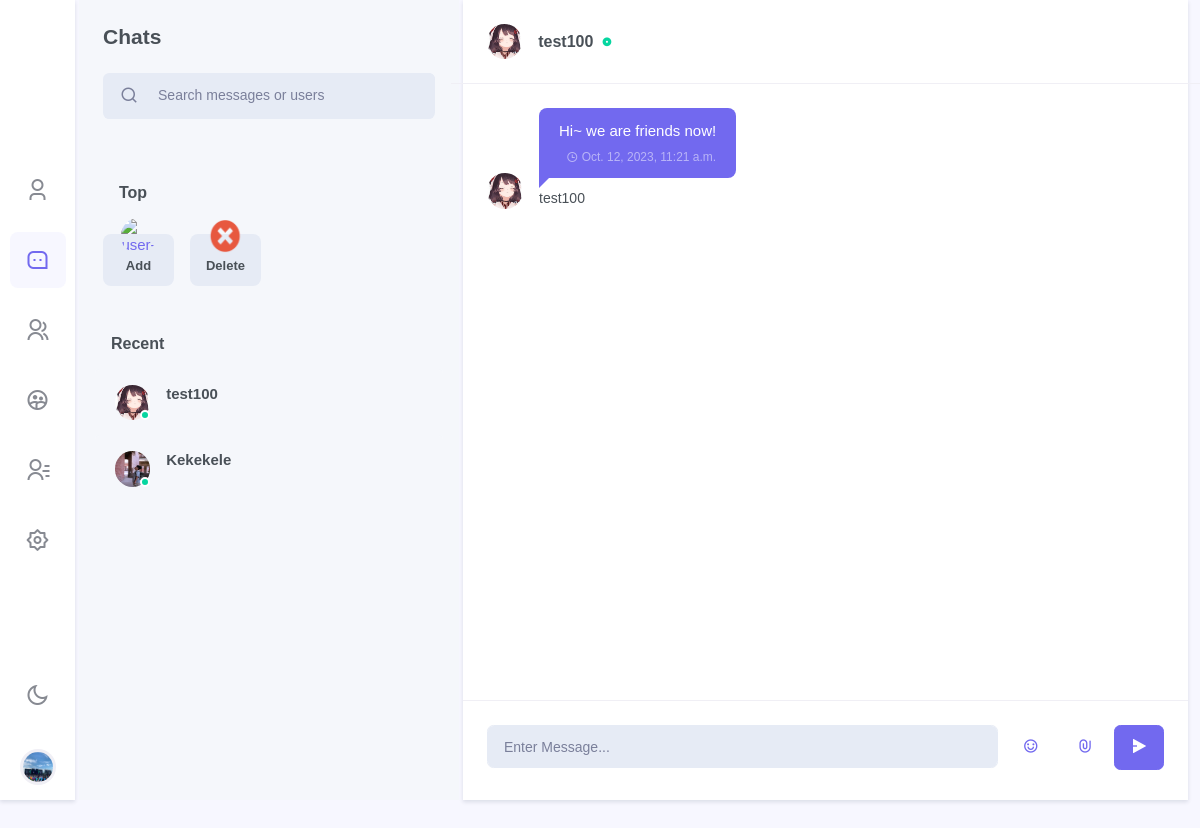
The page /chat/chat/test100/?dark=False (signed in) on the database its author committed.
### chat/models.py (models this page shows, shortened)
class Profile(models.Model):
    about_me = models.TextField(default='There is no Personal Signature here yet. You can add it through settings')
    image = models.ImageField(upload_to='profile_image', null=True, blank=True)
    user = models.OneToOneField(User, on_delete=models.CASCADE)
    location = models.CharField(max_length=50, default="Unkown")
    @property
    def image_url(self):
        if self.image == "":
            return "/media/static_default/{}.png".format(self.user_initial)
        else:
            return self.image.url

class FMMessage(models.Model):
    uid = models.UUIDField(default=uuid.uuid4, editable=False, unique=True)
    user = models.ForeignKey(to=get_user_model(), on_delete=models.CASCADE)
    belong_fm = models.ForeignKey(to=FriendRoom, on_delete=models.CASCADE)
    content = models.CharField(max_length=512)
    timestamp = models.DateTimeField(auto_now_add=True)
    attachment = models.FileField(upload_to=get_friend_files_path, null=True, blank=True)
    @property
    def image_url(self):
        profile = Profile.objects.get(user=self.user)
        return profile.image_url
    @property
    def attachment_name(self):
        if self.attachment.name == "" or self.attachment.name is None:
            return None
        return os.path.basename(self.attachment.name)

### users/models.py (models this page shows, shortened)
class User(AbstractUser):
    top_friends = models.ManyToManyField(settings.AUTH_USER_MODEL, blank=True, related_name='friends_set')
    friends = models.ManyToManyField(settings.AUTH_USER_MODEL, blank=True, related_name='top_friends_set')
    email = models.EmailField('email address', primary_key=True, unique=True)
    USERNAME_FIELD = 'email'
    REQUIRED_FIELDS = ["username"]
    @property
    def image_url(self):
        from chat.models import Profile
        return Profile.objects.get(user=self).image_url

### chat/views.py (the view, shortened to what this page needs)
# urls.py: path('chat/<str:friend_name>/', views.chatfriend, name='chatfriend'),
@login_required
def chatfriend(request: HttpRequest, friend_name, dark=False):
    if request.GET:
        dark = request.GET['dark']
        dark = False if dark == 'False' else True
    username = request.user.username
    friend = get_object_or_404(User, username=friend_name)
    user = get_object_or_404(User, username=username)
    wrong_message = ""
    try:
        friend_room = FriendRoom.objects.get(user_1=user, user_2=friend)
    except:
        friend_room = get_object_or_404(FriendRoom, user_2=user, user_1=friend)
    profile = get_object_or_404(Profile, user=user)
    friend_messages = FMMessage.objects.filter(belong_fm=friend_room)
    return render(
        request=request,
        template_name='chat/chatfriend.html',
        context={
            'profile': profile,
            'dark': dark,
            'light': not dark,
            'friends': user.friends.all(),
            "top_friends": user.top_friends.all(),
            "friend_room": friend_room,
            "friend":friend,
            "friend_profile": Profile.objects.get(user=friend),
            "friend_messages":friend_messages,
            "wrong_message": wrong_message,
            "new_friends": Friend_Request.objects.filter(to_user=user),
        }
    )

### templates/chat/chatfriend.html (shortened to what this page needs)
{% extends 'chat/base.html' %}
{% block side_menu %}
    {% include "chat/side_menus/side_menu_chat.html" %}
{% endblock %}
{% block leftsidebar %}
    {% include "chat/leftsidebar/leftsidebar_chat.html" %}
{% endblock %}
{% block chat_conversation %}
    {% include "chat/body/body_chatfriend.html" %}
{% endblock %}

### templates/chat/side_menus/side_menu_chat.html (shortened to what this page needs)
{% load static %}
<div class="side-menu flex-lg-column mr-lg-1">
<div class="sidebar_logo">
    <a href="" class="logo logo-dark">
    </a>
</div>
<div class="flex-lg-column my-auto">
    <ul class="nav nav-pills side-menu-nav justify-content-center" role="tablist">
        <li class="nav-item" data-toggle="tooltip" data-trigger="hover" data-placement="top" title="Profile">
            <a href="{% url 'chat:my' %}?{{'dark'}}={{dark}}" class="nav-link" id="pills-user-tab" role="tab">
            <i class="ri-user-3-line"></i>
        </a></li>
        <li class="nav-item" data-toggle="tooltip" data-trigger="hover" data-placement="top" title="Chats">
            <a href="{% url 'chat:chat'%}?{{'dark'}}={{dark}}" class="nav-link active" id="pills-chat-tab" role="tab">
            <i class="ri-message-3-line"></i>
        </a></li>
        <li class="nav-item" data-toggle="tooltip" data-trigger="hover" data-placement="top" title="Groups">
            <a href="{% url 'chat:groups'%}?{{'dark'}}={{dark}}" class="nav-link" id="pills-groups-tab" role="tab">
            <i class="ri-group-line"></i>
        </a></li>
        <li class="nav-item" data-toggle="tooltip" data-trigger="hover" data-placement="top" title="Chatroom">
            <a href="{% url 'chat:chatroom'%}?{{'dark'}}={{dark}}" class="nav-link" id="pills-chatroom-tab" role="tab">
            <i class="ri-group-2-line"></i>
        </a></li>
        <li class="nav-item" data-toggle="tooltip" data-trigger="hover" data-placement="top" title="Contacts">
            <a href="{% url 'chat:contracts'%}?{{'dark'}}={{dark}}" class="nav-link" id="pills-contacts-tab" role="tab">
            <i class="ri-contacts-line"></i>
        </a></li>
        <li class="nav-item" data-toggle="tooltip" data-trigger="hover" data-placement="top" title="Settings">
            <a href="{% url 'chat:settings'%}?{{'dark'}}={{dark}}" class="nav-link" id="pills-setting-tab"  role="tab">
            <i class="ri-settings-2-line"></i>
        </a></li>
    </ul>
</div>
<div class="flex-lg-column d-none d-lg-block">
    <ul class="nav side-menu-nav justify-content-center">
        <li class="nav-item">
            <a class="nav-link" id="light-dark" href="{% url 'chat:chat'%}?{{'dark'}}={{light}}" data-toggle="tooltip" data-trigger="hover" data-placement="right" title="Dark / Light Mode">
                <i class="ri-sun-line theme-mode-icon"></i>
            </a>
        </li>
        <li class="nav-item btn-group dropup profile-user-dropdown">
            <a class="nav-link dropdown-toggle normal_container" href="#" role="button" data-toggle="dropdown" aria-haspopup="true" aria-expanded="false">
                <img src="{{ profile.image_url }}"  alt="" class="profile-user rounded-circle">
            </a>
        </li>
    </ul>
</div>
</div>

### templates/chat/leftsidebar/leftsidebar_chat.html (shortened to what this page needs)
{% load static %}
<div>
    <div class="p-4">
        <h4 class="mb-4">Chats</h4>
        <div class="search-box chat-search-box">
            <div class="input-group mb-3 bg-light  input-group-lg rounded-lg">
                <div class="input-group-prepend">
                    <button class="btn btn-link text-muted pr-1 text-decoration-none" type="button">
                        <i class="ri-search-line search-icon font-size-18"></i>
                    </button>
                </div>
                <input type="text" class="form-control bg-light" placeholder="Search messages or users">
            </div>
        </div>
    </div>
    <div class="p-4" dir="ltr">
        <h5 class="mb-3 px-3 font-size-16">Top</h5>
        <div class="owl-carousel owl-theme" id="user-status-carousel">
            <div class="item">
                <a href="#" class="user-status-box" data-toggle="modal" data-target="#addtop-exampleModal">
                    <div class="avatar-xs mx-auto d-block chat-user-img online align-self-center mr-3">
                        <img src="{% static "images/chat/add.png" %}" alt="user-img" class="img-fluid rounded-circle avatar-xs">
                    </div>
                    <h5 class="font-size-13 text-truncate mt-3 mb-1">Add</h5>
                </a>
            </div>
            <div class="item">
                <a href="#" class="user-status-box" data-toggle="modal" data-target="#deletetop-exampleModal">
                    <div class="avatar-xs mx-auto d-block chat-user-img online align-self-center mr-3">
                        <img src="{% static "images/chat/delete.png" %}" alt="user-img" class="img-fluid rounded-circle avatar-xs">
                    </div>
                    <h5 class="font-size-13 text-truncate mt-3 mb-1">Delete</h5>
                </a>
            </div>
        </div>
    </div>
    <div class="px-3 pb-3 mt-4" >
        <h5 class="mb-3 px-3 font-size-16">Recent</h5>
        <div class="chat-message-list" data-simplebar="">
            <ul class="list-unstyled chat-list chat-user-list">
                {% for friend in friends %}
                    <li><a href="{% url 'chat:chatfriend' friend_name=friend.username %}?{{'dark'}}={{dark}}">
                        <div class="media">
                            <div class="chat-user-img online align-self-center mr-3">
                                <img src="{{friend.image_url}}" class="rounded-circle avatar-xs" alt="">
                                <span class="user-status"></span>
                            </div>
                            <div class="media-body overflow-hidden">
                                <h5 class="text-truncate font-size-15 mb-1">{{friend.username}}</h5>
                            </div>
                        </div>
                    </a></li>
                {% endfor %}
            </ul>
        </div>
    </div>
</div>

### templates/chat/body/body_chatfriend.html (shortened to what this page needs)
<div class="w-100">
    <div class="p-3 p-lg-4 border-bottom row align-items-center">
        <div class="col-sm-4 col-8">
            <div class="media align-items-center">
                <div class="mr-3">
                    <img src="{{friend_profile.image_url}}" class="rounded-circle avatar-xs" alt="">
                </div>
                <div class="media-body overflow-hidden">
                    <h5 class="font-size-16 mb-0 text-truncate">
                        <a href="#" class="text-reset user-profile-show" id="cur_room_name">
                            {{friend.username}}
                        </a>
                        <i class="ri-record-circle-fill font-size-10 text-success d-inline-block ml-1"></i>
                    </h5>
                </div>
            </div>
        </div>
    </div>
    <div class="chat-conversation p-3 p-lg-4" id="chatLog-container" style="overflow: auto;">
        <ul class="list-unstyled mb-0"i id="chatLog">
            {% for rm in friend_messages %}
                {% if rm.user.username != profile.user.username %}
                <li><div class="conversation-list" style="max-width: 50%;">
                    <div class="chat-avatar"><img src={{rm.image_url}} alt=""></div>
                    <div class="user-chat-content" style="max-width: 100%;">
                        <div class="ctext-wrap">
                            <div class="ctext-wrap-content" style="max-width: 100%;">
                                <p class="mb-0" style="word-break:break-all;">{{rm.content}}</p>
                                <p class="chat-time mb-0"><i class="ri-time-line align-middle"></i> <span class="align-middle">{{rm.timestamp}}</span></p>
                            </div>
                        </div>
                        <div class="conversation-name">{{rm.user.username}}</div>
                    </div>
                </div></li>
                {% endif %}
            {% endfor %}
        </ul>
    </div>
    <div class="p-3 p-lg-4 border-top mb-0 row no-gutters">
        <div class="col">
            <input type="text" id="chatMessageInput" class="form-control form-control-lg bg-light border-light" placeholder="Enter Message...">
        </div>
        <div class="col-auto chat-input-links ml-md-2">
                <ul class="list-inline mb-0">
                    <li class="list-inline-item">
                        <button type="button" class="btn btn-link text-decoration-none font-size-16 btn-lg waves-effect"
                            data-toggle="tooltip" data-placement="top" title="Emoji">
                            <i class="ri-emotion-happy-line"></i>
                    </button></li>
                    <li class="list-inline-item">
                        <button type="button" class="btn btn-link text-decoration-none font-size-16 btn-lg waves-effect"
                            data-toggle="modal" data-placement="top" title="Attach" id="attach-button" data-target="#attach-buttonModal">
                            <i class="ri-attachment-line"></i>
                    </button></li>
                    <li class="list-inline-item">
                        <button type="submit" class="btn btn-primary font-size-16 btn-lg chat-send waves-effect waves-light" id="chatMessageSend">
                            <i class="ri-send-plane-2-fill"></i>
                    </button></li>
                </ul>
        </div>
    </div>
</div>

### rows shown on the page
Profile: image_url (picture)
User: image_url (picture), username "test100"
User: image_url (picture), username "Kekekele"
Profile: image_url (picture)
FMMessage: image_url (picture), content "Hi~ we are friends now!", timestamp "Oct. 12, 2023, 11:21 a.m.", user.username "test100"
